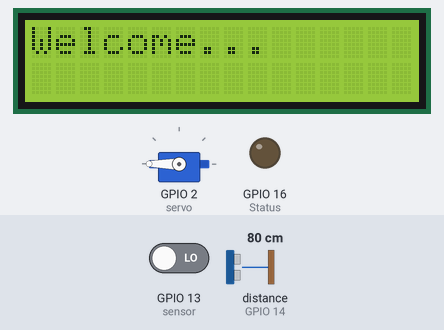
This sketch was run on a simulated ESP8266 (NodeMCU). On the bench: servo, 16×2 character LCD, output pins drawn as LEDs (lit = HIGH). Wiring (inferred from the names in the program): ultrasonic range finder: trigger GPIO 12; echo GPIO 14. The test bench sets the inputs (shaded band); at power-on: GPIO 13 (sensor) LOW, distance to the obstacle (sensor on GPIO 14) 80 cm. The echo pulse lasts 58.3 µs per cm; WiFi joins after 1.5 s; servers stay silent unless stated; pins used as bus, display or sensor lines are not drawn; what the sketch prints to the serial monitor is not drawn.

Above: at 0.1 s.
At 8.4 s:
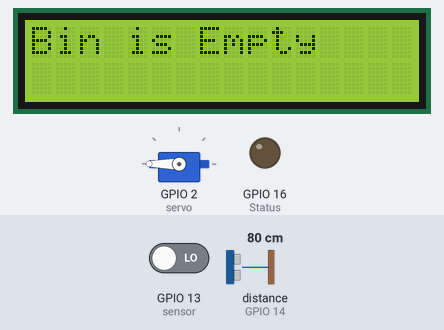

The sketch:

Garbage_Management_System.ino
```cpp
#include <stdio.h>
#include <string.h>
#include <ESP8266WiFi.h>
#include <FirebaseESP8266.h>
#include <LiquidCrystal_I2C.h>
#include <Wire.h>
#include <Servo.h>

#define FIREBASE_HOST "mylednode-default-rtdb.firebaseio.com"
#define FIREBASE_AUTH "qzJ55v2TgRSp0ZWLLCr93jpDJzCxzonfqFrR32ni"
#define WIFI_SSID "SLT-4G_DaSuN"
#define WIFI_PASSWORD "9991327866"
#define BIN_ID "B001"

LiquidCrystal_I2C lcd(0x3F, 16, 2);
const double dblLatitude =6.8528;
const double dblLongitude = 79.9036;
FirebaseData firebaseData;
Servo servo;
bool isSendLastUpdate = false;
int lock = 0;
char path4[] = "/Bins/";

//ultrasonic
const int trigPin = 12;
const int echoPin = 14;

//motion
const int Status = 16;
const int sensor = 13;

void setup() {
  Serial.begin(9600);

  servo.attach(2, 500, 2400);
  servo.write(180);

  lcd.begin();
  lcd.backlight();
  lcd.clear();
  lcd.setCursor(0, 0);
  lcd.print("Welcome...");
  delay(1000);

  Serial.println("Serial communication started\n\n");
  WiFi.begin(WIFI_SSID, WIFI_PASSWORD);
  Serial.print("Connecting to ");
  Serial.print(WIFI_SSID);
  while (WiFi.status() != WL_CONNECTED) {
    Serial.print(".");
    delay(500);
  }
  Serial.println();
  Serial.print("Connected to ");
  Serial.println(WIFI_SSID);

  Firebase.begin(FIREBASE_HOST, FIREBASE_AUTH);
  Firebase.reconnectWiFi(true);

  char path1[] = "/Bins/";
  strcat(path1, BIN_ID);
  strcat(path1, "/latitude");
  Firebase.set(firebaseData, path1, dblLatitude);

  char path2[] = "/Bins/";
  strcat(path2, BIN_ID);
  strcat(path2, "/longitude");
  Firebase.set(firebaseData, path2, dblLongitude);

  char path5[] = "/Bins/";
  strcat(path5, BIN_ID);
  strcat(path5, "/id");
  Firebase.set(firebaseData, path5, BIN_ID);

  strcat(path4, BIN_ID);
  strcat(path4, "/lock");
  Firebase.set(firebaseData, path4, lock);


  //ultrasonic
  pinMode(trigPin, OUTPUT);  // Sets the trigPin as an Output
  pinMode(echoPin, INPUT);   // Sets the echoPin as an Input

  //motion
  pinMode(sensor, INPUT);   // declare sensor as input
  pinMode(Status, OUTPUT);  // declare LED as output

  delay(5000);
}

void loop() {
  if (lock == 1) {
    waitForunlock();

  } else {
    checkFillingPercentage();
    checkMotionPIR();
  }

  delay(1000);
}

void checkFillingPercentage() {
  double duration = getUltrasonicDuration();
  char path3[] = "/Bins/";
  strcat(path3, BIN_ID);
  strcat(path3, "/duration");
  Firebase.set(firebaseData, path3, duration);
  if (duration <= 300) {
    lock = 1;
    Serial.println("100% Full Bin is Lock");
    lcd.clear();
    lcd.setCursor(0, 0);
    lcd.print("100% Full !!!");
    lcd.setCursor(0, 1);
    lcd.print("Bin is Lock");
    Firebase.set(firebaseData, path4, lock);
    waitForunlock();
  } else {
    if (duration > 300 && duration <= 400) {
      Serial.println("90% Full");
      lcd.clear();
      lcd.setCursor(0, 0);
      lcd.print("90% Full");
    } else if (duration > 400 && duration <= 500) {
      Serial.println("75% Full");
      lcd.clear();
      lcd.setCursor(0, 0);
      lcd.print("75% Full");
    } else if (duration > 500 && duration <= 600) {
      Serial.println("50% Full");
      lcd.clear();
      lcd.setCursor(0, 0);
      lcd.print("50% Full");
    } else if (duration > 600 && duration <= 800) {
      Serial.println("25% Full");
      lcd.clear();
      lcd.setCursor(0, 0);
      lcd.print("25% Full");
    } else if (duration > 800) {
      Serial.println("Bin is Empty");
      lcd.clear();
      lcd.setCursor(0, 0);
      lcd.print("Bin is Empty");
    }
  }
}

double getUltrasonicDuration() {
  double duration;
  // Clears the trigPin
  digitalWrite(trigPin, LOW);
  delayMicroseconds(2);
  // Sets the trigPin on HIGH state for 10 micro seconds
  digitalWrite(trigPin, HIGH);
  delayMicroseconds(10);
  digitalWrite(trigPin, LOW);

  // Reads the echoPin, returns the sound wave travel time in microseconds
  duration = pulseIn(echoPin, HIGH);
  // Prints the distance on the Serial Monitor
  Serial.print("Duration (micro seconds): ");
  Serial.println(duration);
  return duration;
}

void checkMotionPIR() {
  do {
    long state = digitalRead(sensor);
    if (state == HIGH) {
      digitalWrite(Status, HIGH);
      Serial.println("Motion detected!");

      isSendLastUpdate = false;
      //open lid
      servo.write(0);

    } else if (state == LOW) {

      state = digitalRead(sensor);
      if (state == HIGH) {
        digitalWrite(Status, HIGH);
        Serial.println("Motion detected2!");

        //open lid
        servo.write(0);
      } else {
        digitalWrite(Status, LOW);
        Serial.println("Motion absent!");

        //close lid
        servo.write(180);
        if (isSendLastUpdate == false) {
          checkFillingPercentage();
          isSendLastUpdate = true;
        }
      }
    }
    delay(1000);
  } while (1);
}

void waitForunlock() {
  do {
    Firebase.getInt(firebaseData, path4);
    lock = firebaseData.intData();
    Serial.print(lock);

    if (lock == 0) {
      break;
    }
  }while(1);
}
```
